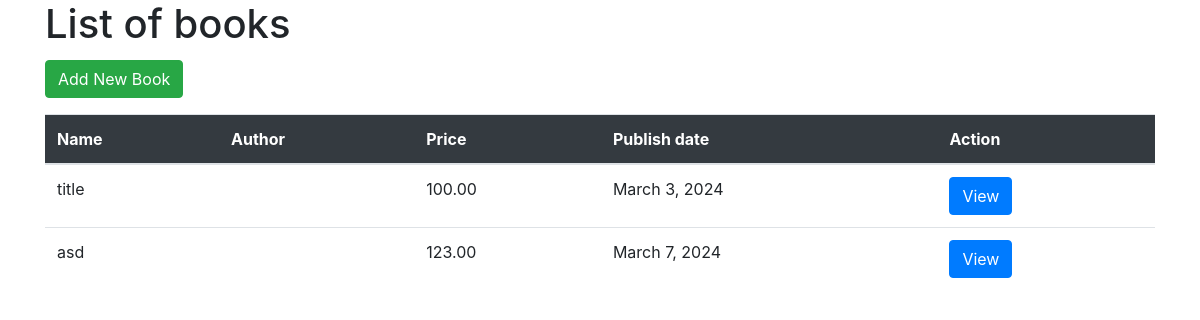
/books/, run on an earlier commit of the app's database.
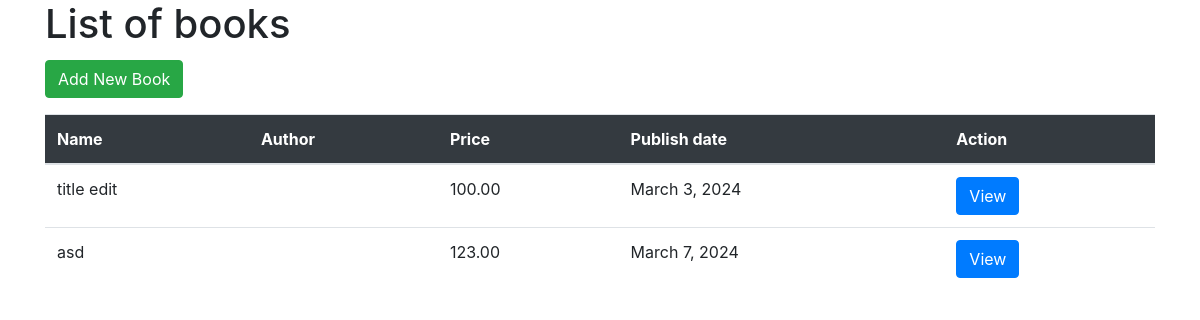
And on a later commit of the database.
### myapp/models.py (models this page shows)
class Book(models.Model):
   title = models.CharField(max_length=100)
   price = models.DecimalField(max_digits=10, decimal_places=2)
   publish_date = models.DateField(null=True, blank=True)
   user  = models.ForeignKey(User, on_delete=models.CASCADE,null=True, blank=True)

### myapp/views.py (the view)
# urls.py: path('books/', views.BookListView.as_view(), name='book_list'),
class BookListView(ListView):
    model = Book
    template_name = 'myapp/book_list.html'

### myapp/templates/myapp/book_list.html (shortened to what this page needs)
<!DOCTYPE html>
<html lang="en">
  <head>
    <link
      rel="stylesheet"
      href="https://cdn.jsdelivr.net/npm/bootstrap@4.4.1/dist/css/bootstrap.min.css"
    />
  </head>
  <body class="container">
    <h1>List of books</h1>
    <button
      type="button"
      class="btn btn-success mt-1"
      data-toggle="modal"
      data-target="#addBookModal"
    >
      Add New Book
    </button>
    <table class="table mt-3">
      <thead class="bg-dark text-white">
        <tr>
          <th>Name</th>
          <th>Author</th>
          <th>Price</th>
          <th>Publish date</th>
          <th>Action</th>
        </tr>
      </thead>
      <tbody>
        {% for book in book_list %}
        <tr>
          <td>{{ book.title }}</td>
          <td>{{ book.author }}</td>
          <td>{{ book.price }}</td>
          <td>{{ book.publish_date }}</td>
          <td>
            <a href="{% url 'book_detail' book.id %}">
              <button class="btn btn-primary">View</button>
            </a>
          </td>
        </tr>
        {% endfor %}
      </tbody>
    </table>
  </body>
</html>

What changed in the data, as far as the page shows it:
changed Book: title "title" → "title edit"
